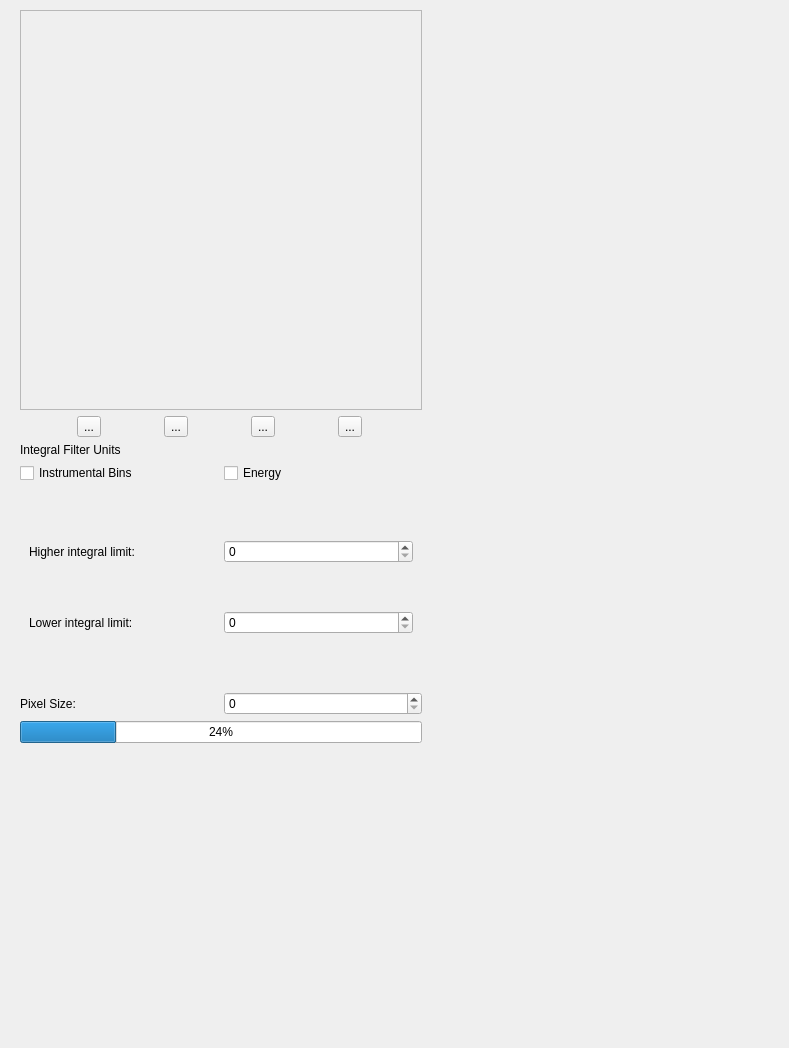
<?xml version="1.0" encoding="UTF-8"?>
<ui version="4.0">
 <class>Form</class>
 <widget class="QWidget" name="Form">
  <property name="geometry">
   <rect>
    <x>0</x>
    <y>0</y>
    <width>789</width>
    <height>1048</height>
   </rect>
  </property>
  <property name="windowTitle">
   <string>Form</string>
  </property>
  <widget class="QWidget" name="verticalLayoutWidget">
   <property name="geometry">
    <rect>
     <x>20</x>
     <y>10</y>
     <width>402</width>
     <height>733</height>
    </rect>
   </property>
   <layout class="QVBoxLayout" name="verticalLayout_2">
    <item>
     <widget class="QScrollArea" name="scrollArea">
      <property name="minimumSize">
       <size>
        <width>400</width>
        <height>400</height>
       </size>
      </property>
      <property name="widgetResizable">
       <bool>true</bool>
      </property>
      <widget class="QWidget" name="scrollAreaWidgetContents_2">
       <property name="geometry">
        <rect>
         <x>0</x>
         <y>0</y>
         <width>396</width>
         <height>396</height>
        </rect>
       </property>
      </widget>
     </widget>
    </item>
    <item>
     <layout class="QHBoxLayout" name="horizontalLayout_3">
      <item>
       <widget class="QToolButton" name="toolButton_4">
        <property name="text">
         <string>...</string>
        </property>
       </widget>
      </item>
      <item>
       <widget class="QToolButton" name="toolButton_2">
        <property name="text">
         <string>...</string>
        </property>
       </widget>
      </item>
      <item>
       <widget class="QToolButton" name="toolButton_3">
        <property name="text">
         <string>...</string>
        </property>
       </widget>
      </item>
      <item>
       <widget class="QToolButton" name="toolButton">
        <property name="text">
         <string>...</string>
        </property>
       </widget>
      </item>
     </layout>
    </item>
    <item>
     <layout class="QGridLayout" name="gridLayout">
      <item row="3" column="0" colspan="2">
       <widget class="QStackedWidget" name="stackedWidget">
        <property name="currentIndex">
         <number>0</number>
        </property>
        <widget class="QWidget" name="page">
         <layout class="QGridLayout" name="gridLayout_3">
          <item row="0" column="0">
           <widget class="QLabel" name="label_5">
            <property name="text">
             <string>Higher integral limit:</string>
            </property>
           </widget>
          </item>
          <item row="0" column="1">
           <widget class="QSpinBox" name="spinBox"/>
          </item>
          <item row="1" column="0">
           <widget class="QLabel" name="label_4">
            <property name="text">
             <string>Lower integral limit:</string>
            </property>
           </widget>
          </item>
          <item row="1" column="1">
           <widget class="QSpinBox" name="spinBox_2"/>
          </item>
         </layout>
        </widget>
        <widget class="QWidget" name="page_2">
         <layout class="QGridLayout" name="gridLayout_2">
          <item row="0" column="0">
           <widget class="QLabel" name="label">
            <property name="text">
             <string>Import calibration parameters from:</string>
            </property>
            <property name="wordWrap">
             <bool>true</bool>
            </property>
           </widget>
          </item>
          <item row="0" column="1">
           <widget class="QComboBox" name="comboBox">
            <item>
             <property name="text">
              <string>File header</string>
             </property>
            </item>
            <item>
             <property name="text">
              <string>XRF spectra window</string>
             </property>
            </item>
           </widget>
          </item>
          <item row="1" column="0">
           <widget class="QLabel" name="label_6">
            <property name="text">
             <string>Lower limit:</string>
            </property>
           </widget>
          </item>
          <item row="1" column="1">
           <widget class="QDoubleSpinBox" name="doubleSpinBox"/>
          </item>
          <item row="2" column="0">
           <widget class="QLabel" name="label_7">
            <property name="text">
             <string>Higher limit:</string>
            </property>
           </widget>
          </item>
          <item row="2" column="1">
           <widget class="QDoubleSpinBox" name="doubleSpinBox_2"/>
          </item>
         </layout>
        </widget>
       </widget>
      </item>
      <item row="2" column="0">
       <widget class="QCheckBox" name="checkBox">
        <property name="text">
         <string>Instrumental Bins</string>
        </property>
       </widget>
      </item>
      <item row="4" column="0">
       <widget class="QLabel" name="label_2">
        <property name="text">
         <string>Pixel Size:</string>
        </property>
       </widget>
      </item>
      <item row="2" column="1">
       <widget class="QCheckBox" name="checkBox_2">
        <property name="text">
         <string>Energy</string>
        </property>
       </widget>
      </item>
      <item row="4" column="1">
       <widget class="QSpinBox" name="spinBox_3"/>
      </item>
      <item row="1" column="0">
       <widget class="QLabel" name="label_3">
        <property name="text">
         <string>Integral Filter Units</string>
        </property>
       </widget>
      </item>
     </layout>
    </item>
    <item>
     <widget class="QProgressBar" name="progressBar">
      <property name="value">
       <number>24</number>
      </property>
     </widget>
    </item>
   </layout>
  </widget>
 </widget>
 <resources/>
 <connections/>
</ui>
